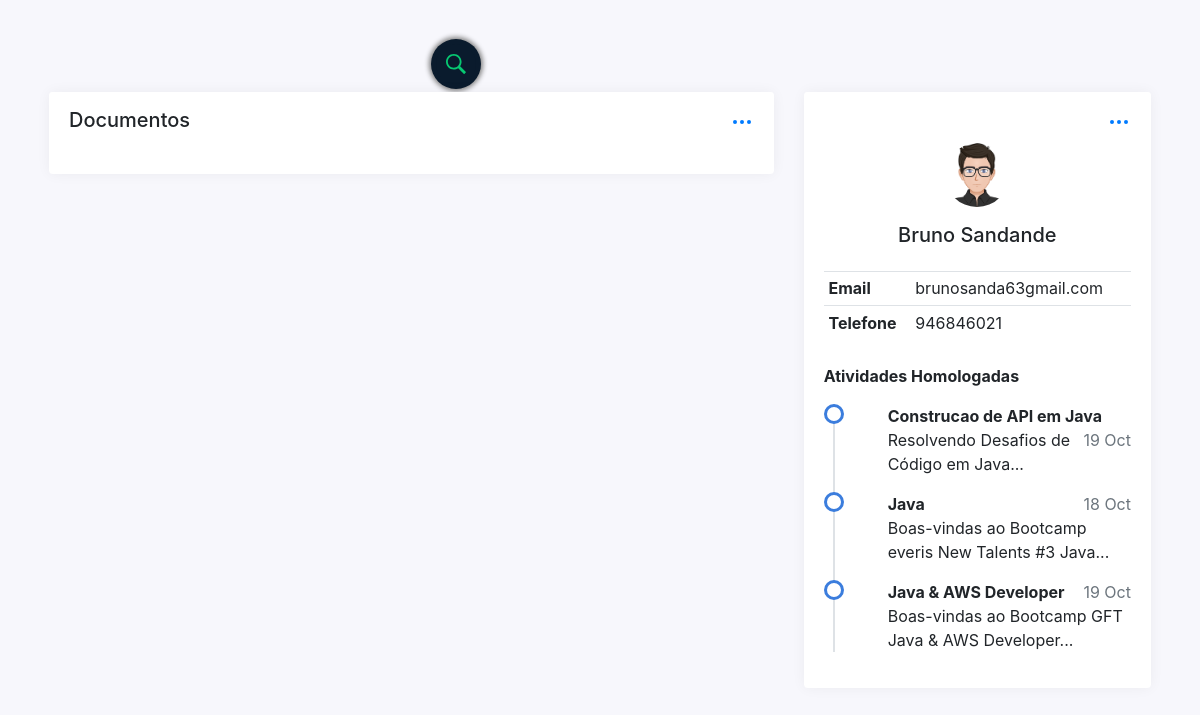
The page /docs_aluno.php?id=1 on the database its author committed.
### tables this page shows
CREATE TABLE `aluno` (
  `id` int(11) NOT NULL,
  `nome` varchar(150) NOT NULL,
  `email` varchar(150) NOT NULL,
  `telefone` int(11) NOT NULL,
  `curso` varchar(150) NOT NULL,
  `foto` varchar(300) NOT NULL
);

CREATE TABLE `documento` (
  `idDoc` int(11) NOT NULL,
  `nome` varchar(150) NOT NULL,
  `tipo` varchar(150) NOT NULL,
  `horas` int(11) NOT NULL,
  `status` int(11) NOT NULL,
  `ficheiroCaminho` varchar(200) NOT NULL,
  `dataEnviado` datetime NOT NULL DEFAULT current_timestamp(),
  `idAluno` int(11) NOT NULL,
  `obs` varchar(300) NOT NULL
);

### funcoes/conexao.php (called while the page is built)
<?php
function conectar()
{
    $username = "root";
    $password = "";
    $hostname = "localhost";
    $bd = "incompanybd";
    $conn = mysqli_connect($hostname, $username, $password, $bd);
    if (mysqli_connect_errno($conn)) {
        echo "Problemas	para	conectar	no	banco.	Erro:	";
        echo    mysqli_connect_error();
        die();
    } else {
        return $conn;
    }
}

### funcoes/CRUD_ALUNO.php (called while the page is built, shortened)
<?php
include("conexao.php");
class CRUD_ALUNO
{
    private $conexao;
    function __construct()
    {
        $this->conexao = conectar();
    }
    function listar_por_id($id)
    {
        $sqlBusca = "SELECT	* FROM aluno where id={$id}";
        $resultado = mysqli_query($this->conexao,    $sqlBusca);
        $aluno = [];
        while ($estudante = @mysqli_fetch_assoc($resultado)) {
            $aluno[] = $estudante;
        }
        return $aluno;
    }
}

### funcoes/CRUD_Documento.php (called while the page is built, shortened)
<?php
include_once("conexao.php");
class CRUD_Documento
{
    private $conexao;
    function __construct()
    {
        $this->conexao = conectar();
    }
    function listar_por_id($id)
    {
        $sqlBusca = "SELECT	* FROM documento where idAluno={$id} and status=1 limit 7";
        $resultado = mysqli_query($this->conexao,    $sqlBusca);
        $doc = [];
        while ($documento = @mysqli_fetch_assoc($resultado)) {
            $doc[] = $documento;
        }
        return $doc;
    }
}

### docs_aluno.php (the view, shortened to what this page needs)
<!DOCTYPE html>
<?php
include_once('funcoes/CRUD_ALUNO.php');
$alunoObjeto = new CRUD_ALUNO();
include_once('funcoes/CRUD_Documento.php');
$documentoObjeto = new CRUD_Documento();
if (isset($_GET['id'])) {
	$id = $_GET['id'];
	$aluno = $alunoObjeto->listar_por_id($id);
	$documentosAluno = $documentoObjeto->listar_por_id($id);
}
?>
<html lang="pt">
<head>
	<link href="dist/css/bootstrap.min.css" rel="stylesheet">
	<link href="dist/css/estiloDocView.css" rel="stylesheet">
</head>
<body>
	<div class="search-box">
		<a class="search-btn">
			<img src="assets/img/lupa.svg" alt="Lupa" height="20" width="20">
		</a>
	</div>
	<div class="container">
		<div class="container-fluid p-1">
			<div class="row">
				<div class="col-xl-8">
					<div class="card">
						<div class="card-header pb-0">
							<div class="card-actions float-right">
								<div class="dropdown show">
									<a href="#" data-toggle="dropdown" data-display="static">
									</a>
								</div>
							</div>
							<h5 class="card-title mb-0">Documentos</h5>
						</div>
						<div class="card-body" id="resultado">
						</div>
					</div>
				</div>
				<div class="col-xl-4">
					<div class="card">
						<div class="card-header">
							<div class="card-actions float-right">
								<div class="dropdown show">
									<a href="#" data-toggle="dropdown" data-display="static">
									</a>
								</div>
							</div>
						</div>
						<div class="card-body">
							<div class="row g-0">
								<?php foreach ($aluno as $estudante) : ?>
									<div class="teste col-sm-3 col-xl-12 col-xxl-3 text-center">
										<img src="assets/img/<?php echo $estudante['foto'];?>" width="64" height="64" class="rounded-circle mt-2" alt="Angelica Ramos">
										<p>
										<h5 class="card-title mb-0"><?php echo $estudante['nome'] ?></h5>
										</p>
									</div>
							</div>
							<table class="table table-sm mt-2 mb-4">
								<tbody>
									<tr>
										<th>Email</th>
										<td><?php echo $estudante['email']; ?></td>
									</tr>
									<tr>
										<th>Telefone</th>
										<td><?php echo $estudante['telefone']; ?></td>
									</tr>
								</tbody>
							</table>
							<strong>Atividades Homologadas</strong>
							<ul class="timeline mt-3 mb-0">
								<?php foreach ($documentosAluno as $doc) : ?>
									<li class="timeline-item ml-4 mt-0">
										<strong><?php echo $doc['nome']; ?></strong>
										<span class="float-right text-muted text-sm">
											<?php $date = new DateTime($doc['dataEnviado']);
											echo $date->format('d M');  ?></span>
										<p><?php echo $doc['obs']; ?>...</p>
									</li>
								<?php endforeach; ?>
							</ul>
						<?php endforeach; ?>
						</div>
					</div>
				</div>
			</div>
		</div>
	</div>
</body>
</html>

### rows shown on the page
aluno: foto (picture), nome "Bruno Sandande", email "brunosanda63gmail.com", telefone "946846021"
documento: nome "Construcao de API em Java", dataEnviado "19 Oct", obs "Resolvendo Desafios de Código em Java"
documento: nome "Java", dataEnviado "18 Oct", obs "Boas-vindas ao Bootcamp everis New Talents #3 Java"
documento: nome "Java & AWS Developer", dataEnviado "19 Oct", obs "Boas-vindas ao Bootcamp GFT Java & AWS Developer"
